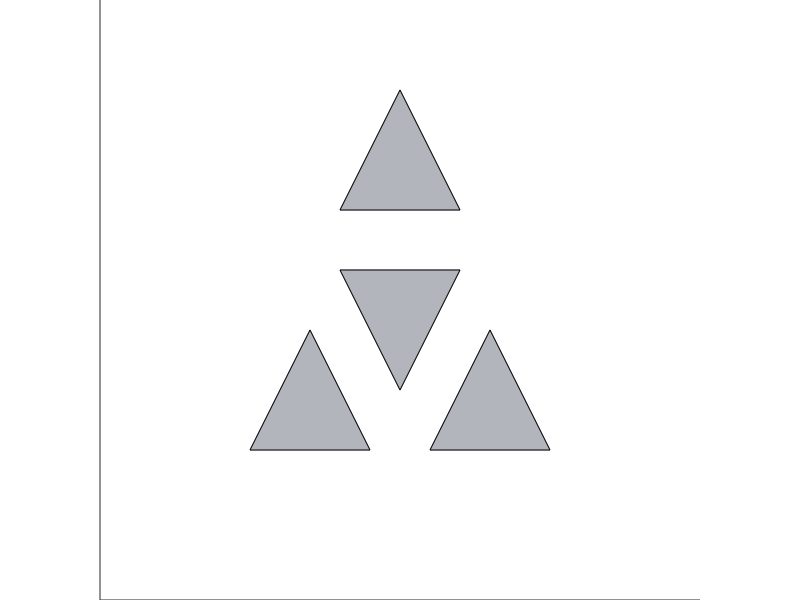

MATLAB code for this plot: (Note: this script raises an error after producing the figure.)
%close level selection interface
close all

%establish wall positions
%          x1   y1    x2     y2
walls = [  2.5  2.5   4.5    2.5; ... 
           2.5  2.5   3.5    4.5; ... 
           4.5  2.5   3.5    4.5; ...
           5.5  2.5   7.5    2.5; ...
           5.5  2.5   6.5    4.5; ...
           7.5  2.5   6.5    4.5; ... 
           5    8.5   4      6.5; ...
           5    8.5   6      6.5; ...
           4    6.5   6      6.5; ...
           4    5.5   6      5.5; ...
           4    5.5   5      3.5; ...
           5    3.5   6      5.5];
           
%define initial velocity, timestep, and coefficient of restitution
coefficient_of_restitution = 1;
timestep = 0.1;
v0 = 1.0;

%set the axis field to 10 x 10
fig = figure('Color', 'white');
axis ([0 10 0 10]);
daspect([1 1 1])
set(fig, 'Position', [440 378 500 500])
set(gca,'position',[0 0 1 1],'units','normalized')
axis square

%turn off the tick labels
set(gca, 'XTick', [])
set(gca, 'YTick', [])

%define grey color
grey = [179, 182, 188] ./ 256;

%plot the walls (indices 1 and 3 are x positions, indices 2 and 4 are y
%positions)
w1 = line(walls(1:3,[1 3])',walls(1:3,[2 4])', 'Color', grey);
w2 = line(walls(4:6,[1 3])',walls(4:6,[2 4])', 'Color', grey);
w3 = line(walls(7:9,[1 3])',walls(7:9,[2 4])', 'Color', grey);
w4 = line(walls(10:12,[1 3])',walls(10:12,[2 4])', 'Color', grey);
%patch the inside of the walls to give appearance of solid shape
shape1 = patch([2.5 4.5 3.5 2.5], [2.5 2.5 4.5 2.5], grey);
shape2 = patch([5.5 7.5 6.5 5.5], [2.5 2.5 4.5 2.5], grey);
shape3 = patch([4 6 5 4], [6.5 6.5 8.5 6.5], grey);
shape4 = patch([4 6 5 4], [5.5 5.5 3.5 5.5], grey);

%select position and launch angle of ball
[x0, y0, launchX, launchY, b_init, arrow] = userSelect([2.5 4.5 3.5 2.5 NaN...
    5.5 7.5 6.5 5.5 NaN 4 6 5 4 NaN 4 6 5 4], [2.5 2.5 4.5 2.5 NaN 2.5 2.5 4.5 2.5...
    NaN 6.5 6.5 8.5 6.5 NaN 5.5 5.5 3.5 5.5]);

%use keyboard commands to reselect current position/angle or to launch ball
%force entry into loops
key = 0;
while key~=1
    waitforbuttonpress
    key=get(fig,'CurrentCharacter');
    if key == 'r'
        %remove the current arrow and ball
        delete(b_init)
        delete(arrow)
        %reset position and angle of ball
        [x0, y0, launchX, launchY, b_init, arrow] = userSelect([2.5 4.5 3.5 2.5 NaN...
    5.5 7.5 6.5 5.5 NaN 4 6 5 4 NaN 4 6 5 4], [2.5 2.5 4.5 2.5 NaN 2.5 2.5 4.5 2.5...
    NaN 6.5 6.5 8.5 6.5 NaN 5.5 5.5 3.5 5.5]);
        %break out of the loop
        key = 0;
    elseif key == 32
        %remove the arrow from the plot
        delete(arrow)
        
        %determine components of velocity 
        [vx, vy] = calculateVelocity(v0, x0, y0, launchX, launchY);
        
        %plot initial ball image
        [ballState, oldBallState, trail] = initialPlot(x0, y0, vx, vy);
        
        %while the ball is within the bounds of the screen
        while ballState(1) < 10 && ballState(1) > 0 && ballState(2) < 10 ...
                && ballState(2) > 0
            
            %update the plot and the ball states
            [ballState, oldBallState, wallCollide] = updatePlot(ballState, oldBallState,...
            b_init, trail, timestep, walls, coefficient_of_restitution);
            
            %if the ball collides with the shape (meaning the velocity has
            %changed)
            if ballState(end, 3) ~= oldBallState(end-1, 3) || ballState(end, 4)...
                    ~= oldBallState(end-1, 4)
                %if the ball collided with the first shape
                if (wallCollide(2) == 2.5)...
                        && (wallCollide(1) == 2.5 || wallCollide(1) == 4.5)
                %make the first shape and corresponding walls disappear
                    delete(w1)
                    delete(shape1)
                    walls(1:3, :) = NaN(3,4);
                elseif (wallCollide(2) == 2.5)...
                        && (wallCollide(1) == 5.5 || wallCollide(1) == 7.5)
                %make the second shape and corresponding walls disappear
                    delete(w2)
                    delete(shape2)
                    walls(4:6, :) = NaN(3,4);
                elseif (wallCollide(2) == 6.5 || wallCollide(2) == 8.5)...
                        && (wallCollide(1) == 4 || wallCollide(1) == 5)
                    %make the second shape and corresponding walls disappear
                    delete(w3)
                    delete(shape3)
                    walls(7:9, :) = NaN(3,4);
                elseif (wallCollide(2) == 5.5 || wallCollide(2) == 3.5)...
                        && (wallCollide(1) == 4 || wallCollide(1) == 5)
                    %make the second shape and corresponding walls disappear
                    delete(w4)
                    delete(shape4)
                    walls(10:12, :) = NaN(3,4);
                end
            end
            %pause to produce animation
            pause (0.01);
        end
        %break out of the loop
        key = 1;
    else
        key = 0;
    end
end

%check if level has been won
%if so, display winner screen
WinnerScreen([shape1, shape2, shape3, shape4], ballState(1), ballState(2),...
    'Level10.m')